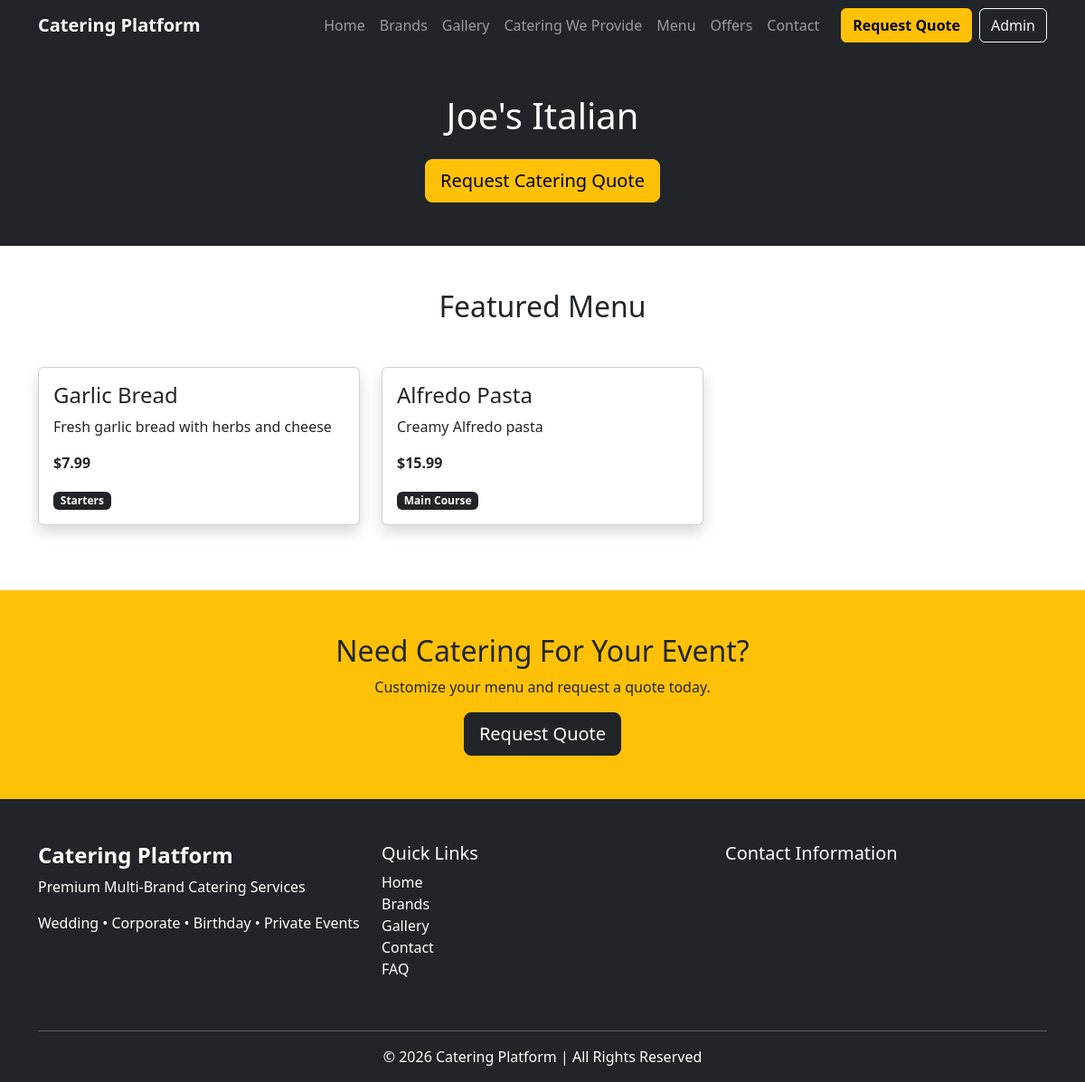
Screenshot of /brands/1/ with the database file from the repository.
### brands/models.py (models this page shows, shortened)
class Brand(models.Model):
    name = models.CharField(
        max_length=100
    )
    active = models.BooleanField(
        default=True
    )

### menu/models.py (models this page shows, shortened)
class MenuItem(models.Model):
    brand = models.ForeignKey(
        Brand,
        on_delete=models.CASCADE
    )
    category = models.ForeignKey(
        Category,
        on_delete=models.CASCADE
    )
    name = models.CharField(
        max_length=100
    )
    description = models.TextField()
    price = models.DecimalField(
        max_digits=10,
        decimal_places=2
    )
    available = models.BooleanField(
        default=True
    )

class Category(models.Model):
    name = models.CharField(
        max_length=100
    )
    active = models.BooleanField(
        default=True
    )
    def __str__(self):
        return self.name

### brands/views.py (the view)
def brand_detail(request,id):
    brand=get_object_or_404(
        Brand,
        id=id
    )
    menu_items=MenuItem.objects.filter(
        brand=brand
    )
    context={
        'brand':brand,
        'menu_items':menu_items
    }
    return render(
        request,
        'brands/brand_detail.html',
        context
    )

### templates/brands/brand_detail.html (shortened to what this page needs)
{% extends 'base.html' %}
{% block content %}
<section class="py-5 bg-dark text-white">
<div class="container text-center">
<h1>
{{brand.name}}
</h1>
<a href="/request-quote/"
class="btn btn-warning btn-lg mt-3">
Request Catering Quote
</a>
</div>
</section>
<section class="py-5">
<div class="container">
<h2 class="text-center mb-5">
Featured Menu
</h2>
<div class="row">
{% for item in menu_items %}
<div class="col-md-4 mb-4">
<div class="card shadow h-100">
<div class="card-body">
<h4>
{{item.name}}
</h4>
<p>
{{item.description}}
</p>
<p>
<strong>
${{item.price}}
</strong>
</p>
<span class="badge bg-dark">
{{item.category}}
</span>
</div>
</div>
</div>
{% empty %}
<div class="text-center">
<h4>
No menu items available
</h4>
</div>
{% endfor %}
</div>
</div>
</section>
<section class="bg-warning py-5">
<div class="container text-center">
<h2>
Need Catering For Your Event?
</h2>
<p>
Customize your menu and request a quote today.
</p>
<a href="/request-quote/"
class="btn btn-dark btn-lg">
Request Quote
</a>
</div>
</section>
{% endblock %}

### rows the page displays
Brand: name "Joe's Italian"
MenuItem: name "Garlic Bread", description "Fresh garlic bread with herbs and cheese", price "7.99", category "Starters"
MenuItem: name "Alfredo Pasta", description "Creamy Alfredo pasta", price "15.99", category "Main Course"
